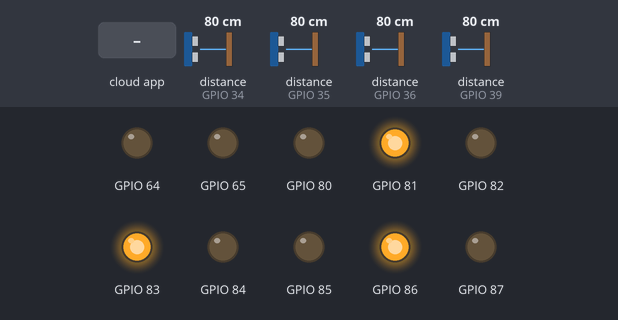
This sketch was run on a simulated ESP32. Shown: output pins drawn as LEDs (lit = HIGH). Wiring (inferred from the names in the program): 4 × ultrasonic range finder: trigger GPIO 12, echo GPIO 34 / trigger GPIO 13, echo GPIO 35 / trigger GPIO 25, echo GPIO 36 / trigger GPIO 26, echo GPIO 39; 4 × IR receiver: data GPIO 16 / data GPIO 17 / data GPIO 27 / data GPIO 32. The inputs (shaded band) are chosen by the test bench; at power-on: distance to the obstacle (sensors on GPIO 34, GPIO 35, GPIO 36, GPIO 39) 80 cm. The echo pulse lasts 58.3 µs per cm; WiFi joins after 1.5 s; servers stay silent unless stated; the Firebase database answers and starts empty; pins used as bus, display or sensor lines are not drawn; what the sketch prints to the serial monitor is not drawn.

Above: at 2.7 s.
2.8 s: the phone or cloud app sets buzzer to 1
At 5.6 s:
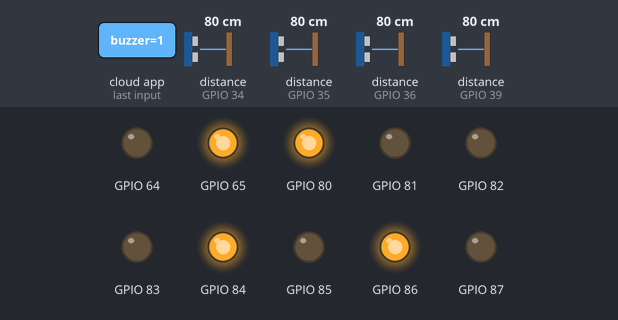
5.9 s: the phone or cloud app sets buzzer to 0
At 7.4 s:
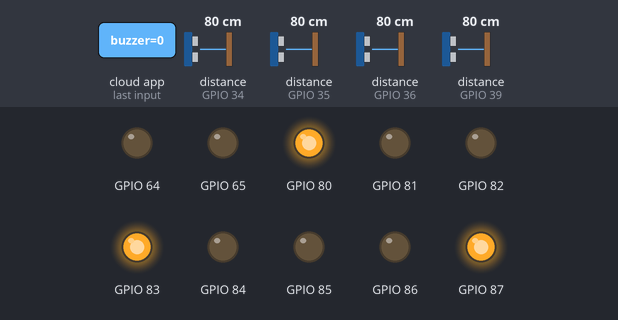
12.1 s: the phone or cloud app sets buzzer to 1
At 14.0 s:
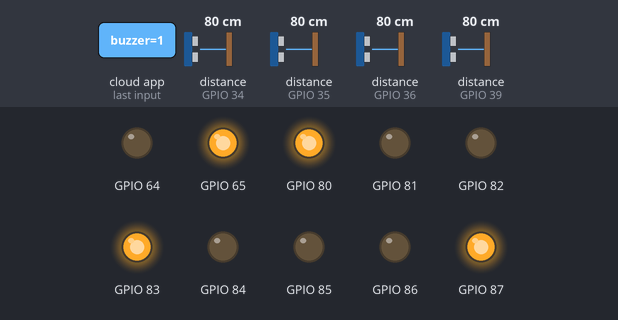
18.3 s: the phone or cloud app sets buzzer to 0
At 19.3 s:
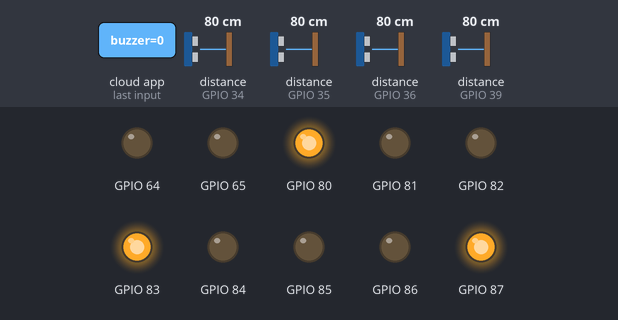
Timing chart, 0 to 21.5 s (numbered marks = the images above; inputs shaded):
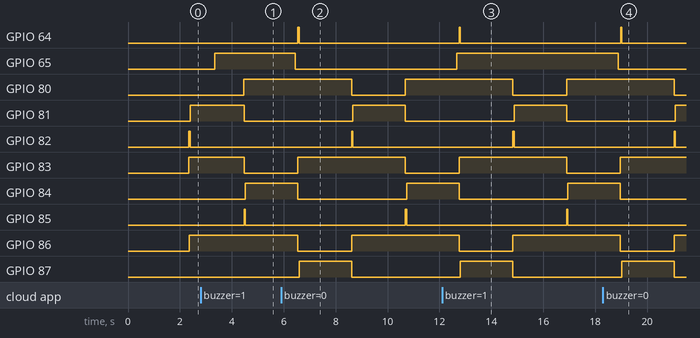

Measured:
- after the input at 2.8 s, GPIO 65: LOW → HIGH after 0.54 s
- after the input at 5.9 s, GPIO 65: HIGH → LOW after 0.55 s
- after the input at 12.1 s, GPIO 65: LOW → HIGH after 0.56 s
- after the input at 18.3 s, GPIO 65: HIGH → LOW after 0.58 s

The sketch:

esp_code.ino
```cpp
#include <WiFi.h>
#include <Firebase_ESP_Client.h>
#include <SPI.h>
#include <MFRC522.h>
#include <PCF8574.h>

// ---------------------------------------------------------------------------
// 1. PIN DEFINITIONS & CONSTANTS
// ---------------------------------------------------------------------------

// --- Ultrasonic Pins ---
const int US_TRIG_1 = 12; const int US_ECHO_1 = 34;
const int US_TRIG_2 = 13; const int US_ECHO_2 = 35;
const int US_TRIG_3 = 25; const int US_ECHO_3 = 36; // VP
const int US_TRIG_4 = 26; const int US_ECHO_4 = 39; // VN

// --- IR Pins ---
const int IR_1 = 27;
const int IR_2 = 16; // RX2
const int IR_3 = 17; // TX2
const int IR_4 = 32;

// --- RFID Pins (VSPI) ---
#define SS_PIN  5
#define RST_PIN 4
MFRC522 mfrc522(SS_PIN, RST_PIN);

// --- Arrow LED ---
const int ARROW_LEFT = 33;
const int ARROW_RIGHT = 14;

// --- I2C / PCF8574 ---
const int SDA_PIN = 21;
const int SCL_PIN = 22;
PCF8574 pcf1(0x21); // Expander 1: Traffic Lights
PCF8574 pcf2(0x20); // Expander 2: T3 Green + Buzzer

// --- Firebase Config ---
#define API_KEY "YOUR_FIREBASE_API_KEY"
#define DATABASE_URL "YOUR_FIREBASE_DATABASE_URL"

// --- Logic Constants ---
const int DIST_THRESHOLD = 20; // cm to trigger count
const int YELLOW_DURATION = 2000; // Fixed 2 seconds yellow

// ---------------------------------------------------------------------------
// 2. GLOBAL VARIABLES
// ---------------------------------------------------------------------------

FirebaseData fbdo;
FirebaseAuth auth;
FirebaseConfig config;

// Counters
int laneCounts[4] = {0, 0, 0, 0};
bool laneTriggered[4] = {false, false, false, false};

// Traffic Light State Machine
enum TrafficState {
  T1_GREEN, T1_YELLOW,
  T2_GREEN, T2_YELLOW,
  T3_GREEN, T3_YELLOW
};
TrafficState currentState = T1_GREEN;
unsigned long stateStartTime = 0;

// Default Durations (can be overwritten by Firebase)
int dur_T1_Green = 5000;
int dur_T2_Green = 5000;
int dur_T3_Green = 5000;

// Buzzer & Arrow Control
bool buzzerActive = false;
String arrowState = "OFF"; // OFF, LEFT, RIGHT

// ---------------------------------------------------------------------------
// 3. HELPER FUNCTIONS
// ---------------------------------------------------------------------------

// Read Distance (Returns cm)
long readUltrasonic(int trig, int echo) {
  digitalWrite(trig, LOW);
  delayMicroseconds(2);
  digitalWrite(trig, HIGH);
  delayMicroseconds(10);
  digitalWrite(trig, LOW);
  long duration = pulseIn(echo, HIGH, 30000); // 30ms timeout
  if (duration == 0) return 999;
  return duration * 0.034 / 2;
}

// Update Traffic Lights via PCF
void updateTrafficLights() {
  // Logic: 0 = LED ON (Sink) or 1 = LED ON (Source)?
  // Assuming Active HIGH (1=ON) for this example. If LEDs are inverted, swap HIGH/LOW.

  // Reset all to RED first for safety
  // PCF1 Mapping: P0=T1R, P1=T1Y, P2=T1G, P3=T2R, P4=T2Y, P5=T2G, P6=T3R, P7=T3Y
  // PCF2 Mapping: P0=T3G

  int pcf1_val = 0;
  int pcf2_val = 0; // Keeping buzzer state separate logic

  // Helper to set bits for PCF1
  auto setPCF1 = [&](int r1, int y1, int g1, int r2, int y2, int g2, int r3, int y3) {
    pcf1.write(0, r1); pcf1.write(1, y1); pcf1.write(2, g1);
    pcf1.write(3, r2); pcf1.write(4, y2); pcf1.write(5, g2);
    pcf1.write(6, r3); pcf1.write(7, y3);
  };

  // Helper for T3 Green on PCF2
  auto setT3Green = [&](int g3) {
    pcf2.write(0, g3);
  };

  switch (currentState) {
    case T1_GREEN:
      setPCF1(0,0,1,  1,0,0,  1,0); // T1 G, T2 R, T3 R
      setT3Green(0);
      break;
    case T1_YELLOW:
      setPCF1(0,1,0,  1,0,0,  1,0); // T1 Y, T2 R, T3 R
      setT3Green(0);
      break;
    case T2_GREEN:
      setPCF1(1,0,0,  0,0,1,  1,0); // T1 R, T2 G, T3 R
      setT3Green(0);
      break;
    case T2_YELLOW:
      setPCF1(1,0,0,  0,1,0,  1,0); // T1 R, T2 Y, T3 R
      setT3Green(0);
      break;
    case T3_GREEN:
      setPCF1(1,0,0,  1,0,0,  0,0); // T1 R, T2 R, T3 G (on other chip)
      setT3Green(1);
      break;
    case T3_YELLOW:
      setPCF1(1,0,0,  1,0,0,  0,1); // T1 R, T2 R, T3 Y
      setT3Green(0);
      break;
  }
}

// ---------------------------------------------------------------------------
// 4. SETUP
// ---------------------------------------------------------------------------

void setup() {
  Serial.begin(115200);

  // --- Init Pins ---
  pinMode(US_TRIG_1, OUTPUT); pinMode(US_ECHO_1, INPUT);
  pinMode(US_TRIG_2, OUTPUT); pinMode(US_ECHO_2, INPUT);
  pinMode(US_TRIG_3, OUTPUT); pinMode(US_ECHO_3, INPUT);
  pinMode(US_TRIG_4, OUTPUT); pinMode(US_ECHO_4, INPUT);

  pinMode(IR_1, INPUT); pinMode(IR_2, INPUT);
  pinMode(IR_3, INPUT); pinMode(IR_4, INPUT);

  pinMode(ARROW_LEFT, OUTPUT); pinMode(ARROW_RIGHT, OUTPUT);

  // --- Init PCF8574 ---
  Wire.begin(SDA_PIN, SCL_PIN);
  if (!pcf1.begin()) Serial.println("PCF1 Error");
  if (!pcf2.begin()) Serial.println("PCF2 Error");

  // --- Init RFID ---
  SPI.begin();
  mfrc522.PCD_Init();

  // --- WiFi & Firebase ---
  WiFi.begin("YOUR_WIFI_SSID", "YOUR_WIFI_PASSWORD");
  Serial.print("Connecting to WiFi");
  while (WiFi.status() != WL_CONNECTED) {
    Serial.print(".");
    delay(300);
  }
  Serial.println("\nConnected!");

  config.api_key = API_KEY;
  config.database_url = DATABASE_URL;
  Firebase.begin(&config, &auth);
  Firebase.reconnectWiFi(true);

  stateStartTime = millis();
}

// ---------------------------------------------------------------------------
// 5. MAIN LOOP
// ---------------------------------------------------------------------------

void loop() {
  unsigned long currentMillis = millis();

  // ==========================================
  // A. FETCH DATA FROM FIREBASE (Every 1 sec to avoid lag)
  // ==========================================
  static unsigned long lastFbRead = 0;
  if (currentMillis - lastFbRead > 1000) {
    lastFbRead = currentMillis;
    if (Firebase.ready()) {
      // 1. Get Traffic Durations
      Firebase.RTDB.getInt(&fbdo, "/config/t1_green_duration", &dur_T1_Green);
      Firebase.RTDB.getInt(&fbdo, "/config/t2_green_duration", &dur_T2_Green);
      Firebase.RTDB.getInt(&fbdo, "/config/t3_green_duration", &dur_T3_Green);

      // 2. Get Arrow State
      if (Firebase.RTDB.getString(&fbdo, "/control/arrow_led")) {
        arrowState = fbdo.stringData();
        if (arrowState == "LEFT") {
          digitalWrite(ARROW_LEFT, HIGH); digitalWrite(ARROW_RIGHT, LOW);
        } else if (arrowState == "RIGHT") {
          digitalWrite(ARROW_LEFT, LOW); digitalWrite(ARROW_RIGHT, HIGH);
        } else {
          digitalWrite(ARROW_LEFT, LOW); digitalWrite(ARROW_RIGHT, LOW);
        }
      }

      // 3. Get Buzzer State (P1 of Second Expander)
      bool buzVal = false;
      Firebase.RTDB.getBool(&fbdo, "/control/buzzer", &buzVal);
      pcf2.write(1, buzVal ? 1 : 0);
    }
  }

  // ==========================================
  // B. SENSOR COUNTING LOGIC (Interlock US + IR)
  // ==========================================

  // Define arrays for easy looping
  int trigPins[] = {US_TRIG_1, US_TRIG_2, US_TRIG_3, US_TRIG_4};
  int echoPins[] = {US_ECHO_1, US_ECHO_2, US_ECHO_3, US_ECHO_4};
  int irPins[]   = {IR_1, IR_2, IR_3, IR_4};

  for (int i = 0; i < 4; i++) {
    long dist = readUltrasonic(trigPins[i], echoPins[i]);
    // IR usually returns LOW when obstacle detected
    bool irDetected = (digitalRead(irPins[i]) == LOW);

    // Logic: Both must be active
    if (dist < DIST_THRESHOLD && irDetected) {
      if (!laneTriggered[i]) {
        laneCounts[i]++;
        laneTriggered[i] = true;
        Serial.printf("Lane %d Triggered! Count: %d\n", i+1, laneCounts[i]);

        // Upload immediately
        String path = "/stats/lane_" + String(i+1) + "_count";
        Firebase.RTDB.setIntAsync(&fbdo, path.c_str(), laneCounts[i]);
      }
    } else {
      // Reset trigger when object leaves
      // Hysteresis: wait until dist is large AND IR is clear
      if (dist > (DIST_THRESHOLD + 5) || !irDetected) {
        laneTriggered[i] = false;
      }
    }
  }

  // ==========================================
  // C. RFID LOGIC
  // ==========================================
  if (mfrc522.PICC_IsNewCardPresent() && mfrc522.PICC_ReadCardSerial()) {
    String uidStr = "";
    for (byte i = 0; i < mfrc522.uid.size; i++) {
      uidStr += String(mfrc522.uid.uidByte[i] < 0x10 ? "0" : "");
      uidStr += String(mfrc522.uid.uidByte[i], HEX);
    }
    uidStr.toUpperCase();
    Serial.println("RFID Tag: " + uidStr);

    // Upload RFID
    Firebase.RTDB.pushStringAsync(&fbdo, "/logs/rfid_entry", uidStr);

    mfrc522.PICC_HaltA();
    mfrc522.PCD_StopCrypto1();
  }

  // ==========================================
  // D. TRAFFIC LIGHT STATE MACHINE
  // ==========================================
  unsigned long timeInState = currentMillis - stateStartTime;

  switch (currentState) {
    case T1_GREEN:
      if (timeInState > dur_T1_Green) {
        currentState = T1_YELLOW;
        stateStartTime = currentMillis;
      }
      break;
    case T1_YELLOW:
      if (timeInState > YELLOW_DURATION) {
        currentState = T2_GREEN;
        stateStartTime = currentMillis;
      }
      break;
    case T2_GREEN:
      if (timeInState > dur_T2_Green) {
        currentState = T2_YELLOW;
        stateStartTime = currentMillis;
      }
      break;
    case T2_YELLOW:
      if (timeInState > YELLOW_DURATION) {
        currentState = T3_GREEN;
        stateStartTime = currentMillis;
      }
      break;
    case T3_GREEN:
      if (timeInState > dur_T3_Green) {
        currentState = T3_YELLOW;
        stateStartTime = currentMillis;
      }
      break;
    case T3_YELLOW:
      if (timeInState > YELLOW_DURATION) {
        currentState = T1_GREEN; // Loop back
        stateStartTime = currentMillis;
      }
      break;
  }
  updateTrafficLights();
}
```
